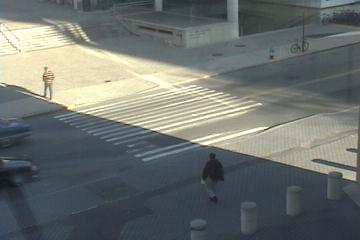
#> input picture images/1.jpg, 360 x 240 px
$ python utils.py
#> lines starting #> are read from the running program, lines starting #| are printed output that depends on the picture
# -*- coding:utf-8 -*-
# author:平手友梨奈ii
# e-mail:1353593259@qq.com
# datetime:1993/12/01
# filename:utils.py
# software: PyCharm

import numpy as np
from PIL import Image
import tracker
import cv2
import copy


# [159 lines left out: functions get_iou, letterbox_image, create_tracker, box2xyah, xyah2box, transparent_region and 1 more, not called in this run]


if __name__ == '__main__':
    img_ = cv2.imread('./images/1.jpg', cv2.IMREAD_COLOR)
#> img_ is the input picture: shape (240, 360, 3); mean B, G, R 111, 113.5, 108.2
    transparent_region(img_,
                       (64, 235), (361, 166), (528, 256), (185, 361),
                       (0, 0, 255))
#> in transparent_region, `cv2.fillConvexPoly(img_new, polygon, color)`:
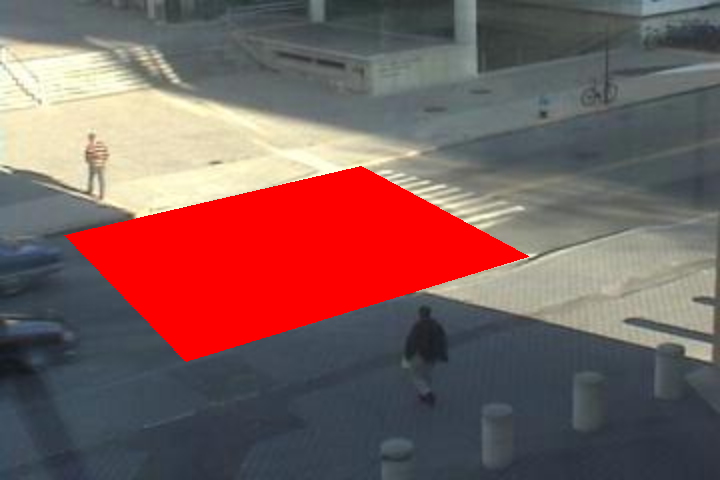
#> img_new: shape (480, 720, 3); mean of channels 0, 1, 2 92.6, 94.2, 124.5; drawn as B, G, R
#> in transparent_region, `img = cv2.addWeighted(img, 0.6, img_new, 0.4, 0.0)`:
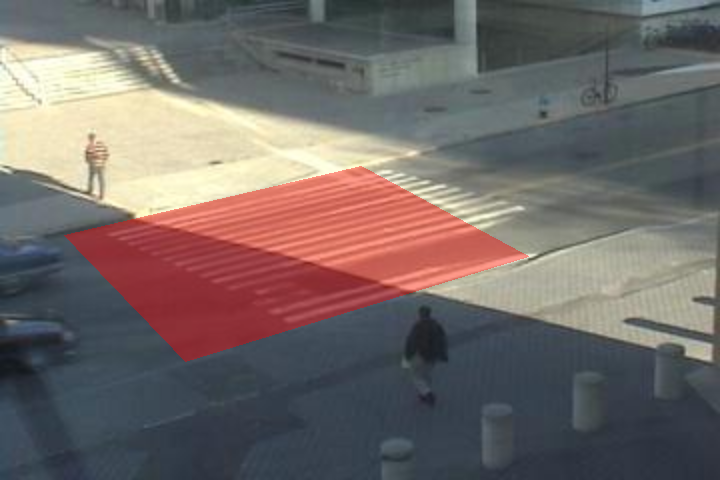
#> img: shape (480, 720, 3); mean of channels 0, 1, 2 103.6, 105.8, 114.7; drawn as B, G, R

$ run again, with images/tracking1.png saved as images/1.jpg
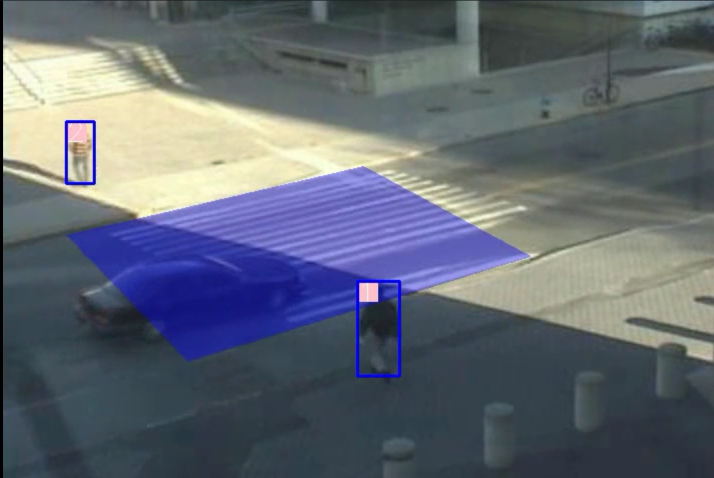
#> input picture images/tracking1.png, 1428 x 956 px (shown at 1/2 size)
#> img_ is the input picture: shape (956, 1428, 3); mean B, G, R 114.1, 103.5, 96.7
#> in transparent_region, `cv2.fillConvexPoly(img_new, polygon, color)`:
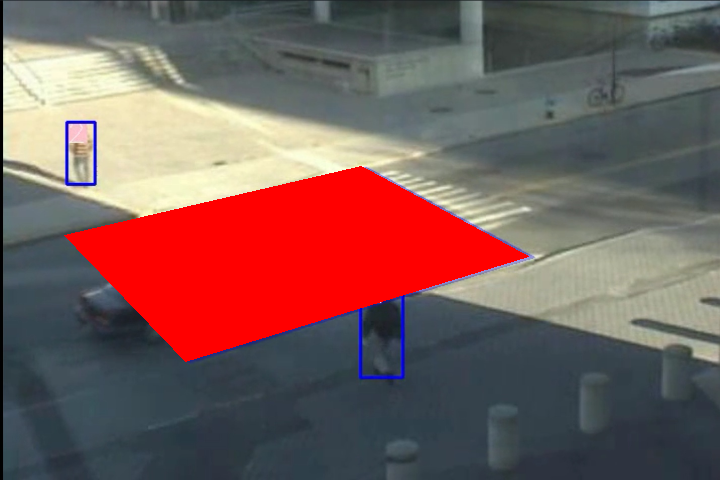
#> img_new: shape (480, 720, 3); mean of channels 0, 1, 2 90.1, 92.4, 121; drawn as B, G, R
#> in transparent_region, `img = cv2.addWeighted(img, 0.6, img_new, 0.4, 0.0)`:
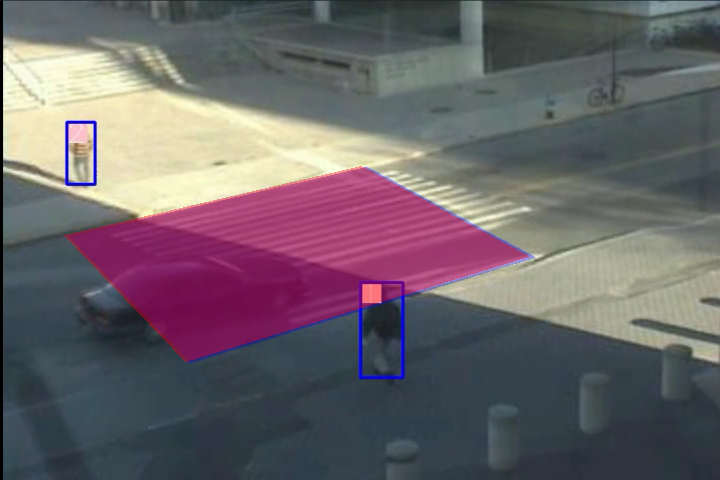
#> img: shape (480, 720, 3); mean of channels 0, 1, 2 104.4, 99, 106.3; drawn as B, G, R

$ run again, with images/tracking2.png saved as images/1.jpg
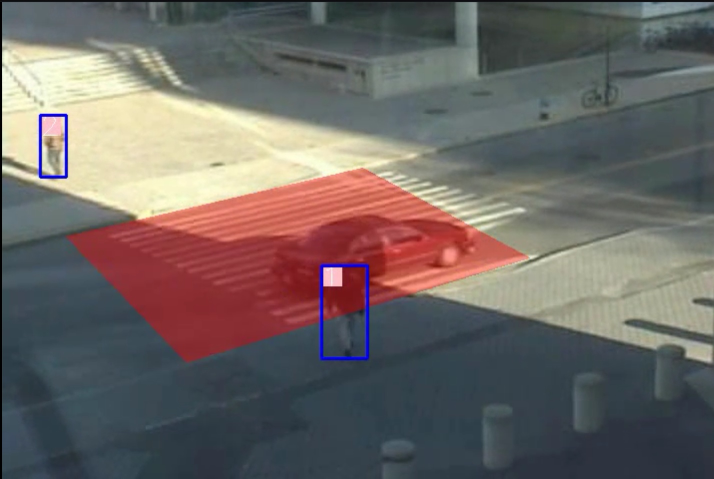
#> input picture images/tracking2.png, 1428 x 957 px (shown at 1/2 size)
#> img_ is the input picture: shape (957, 1428, 3); mean B, G, R 99.9, 102.7, 109.5
#> in transparent_region, `cv2.fillConvexPoly(img_new, polygon, color)`:
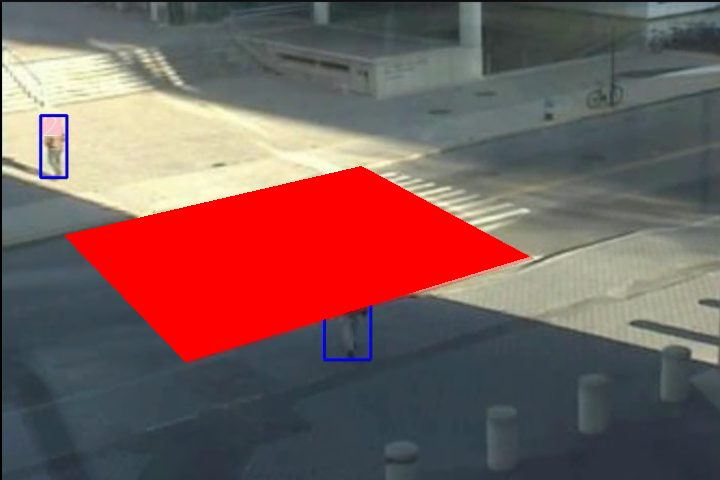
#> img_new: shape (480, 720, 3); mean of channels 0, 1, 2 90.1, 92.6, 121.4; drawn as B, G, R
#> in transparent_region, `img = cv2.addWeighted(img, 0.6, img_new, 0.4, 0.0)`:
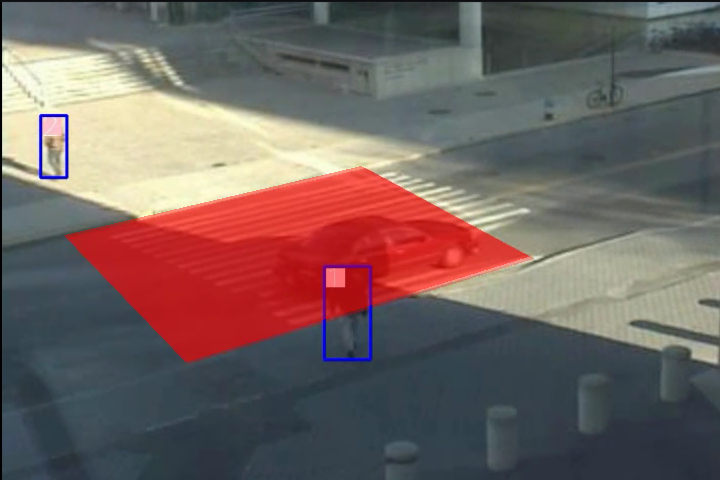
#> img: shape (480, 720, 3); mean of channels 0, 1, 2 95.9, 98.6, 114.2; drawn as B, G, R
